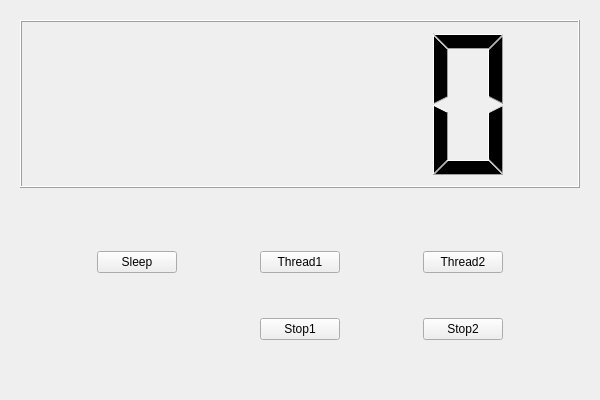
<?xml version="1.0" encoding="UTF-8"?>
<ui version="4.0">
 <class>Widget</class>
 <widget class="QWidget" name="Widget">
  <property name="geometry">
   <rect>
    <x>0</x>
    <y>0</y>
    <width>600</width>
    <height>400</height>
   </rect>
  </property>
  <property name="windowTitle">
   <string>Widget</string>
  </property>
  <layout class="QGridLayout" name="gridLayout_2">
   <item row="0" column="0">
    <widget class="QWidget" name="widget_2" native="true">
     <layout class="QGridLayout" name="gridLayout">
      <item row="1" column="0">
       <widget class="QLCDNumber" name="lcd"/>
      </item>
     </layout>
    </widget>
   </item>
   <item row="1" column="0">
    <widget class="QWidget" name="widget" native="true">
     <layout class="QGridLayout" name="gridLayout_3">
      <item row="0" column="3">
       <widget class="QPushButton" name="bt_thread1">
        <property name="text">
         <string>Thread1</string>
        </property>
       </widget>
      </item>
      <item row="0" column="6">
       <spacer name="horizontalSpacer_2">
        <property name="orientation">
         <enum>Qt::Horizontal</enum>
        </property>
        <property name="sizeHint" stdset="0">
         <size>
          <width>40</width>
          <height>20</height>
         </size>
        </property>
       </spacer>
      </item>
      <item row="1" column="3">
       <widget class="QPushButton" name="bt_stop1">
        <property name="text">
         <string>Stop1</string>
        </property>
       </widget>
      </item>
      <item row="0" column="0">
       <spacer name="horizontalSpacer">
        <property name="orientation">
         <enum>Qt::Horizontal</enum>
        </property>
        <property name="sizeHint" stdset="0">
         <size>
          <width>40</width>
          <height>20</height>
         </size>
        </property>
       </spacer>
      </item>
      <item row="0" column="5">
       <widget class="QPushButton" name="bt_thread2">
        <property name="text">
         <string>Thread2</string>
        </property>
       </widget>
      </item>
      <item row="0" column="2">
       <spacer name="horizontalSpacer_3">
        <property name="orientation">
         <enum>Qt::Horizontal</enum>
        </property>
        <property name="sizeHint" stdset="0">
         <size>
          <width>40</width>
          <height>20</height>
         </size>
        </property>
       </spacer>
      </item>
      <item row="0" column="1">
       <widget class="QPushButton" name="bt_sleep">
        <property name="text">
         <string>Sleep</string>
        </property>
       </widget>
      </item>
      <item row="0" column="4">
       <spacer name="horizontalSpacer_4">
        <property name="orientation">
         <enum>Qt::Horizontal</enum>
        </property>
        <property name="sizeHint" stdset="0">
         <size>
          <width>40</width>
          <height>20</height>
         </size>
        </property>
       </spacer>
      </item>
      <item row="1" column="5">
       <widget class="QPushButton" name="bt_stop2">
        <property name="text">
         <string>Stop2</string>
        </property>
       </widget>
      </item>
     </layout>
    </widget>
   </item>
  </layout>
 </widget>
 <resources/>
 <connections/>
</ui>
